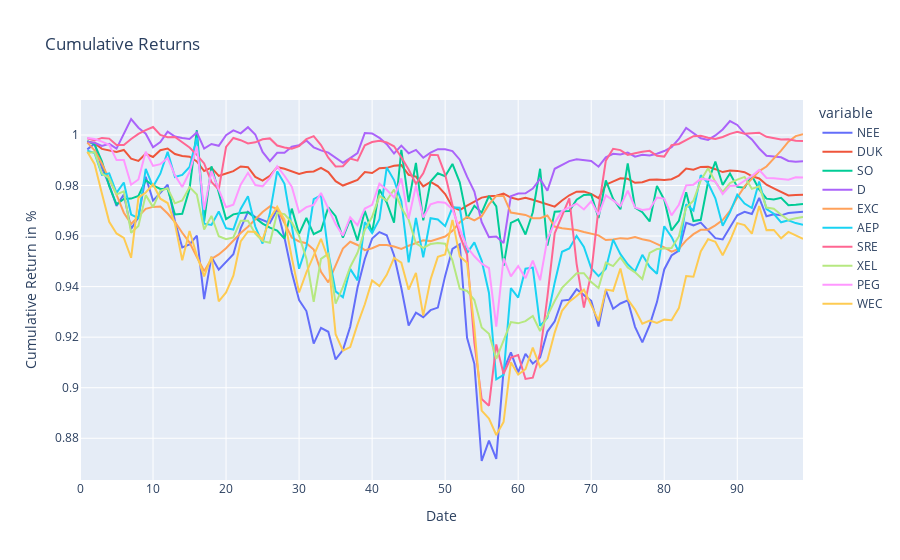

Write notebook code for a chart like this one.
### Code cell
dfNEE = pd.DataFrame(test_resultNEE,
                  columns = ['NEE'])
dfDUK = pd.DataFrame(test_resultDUK,
                  columns = ['DUK'])
dfSO = pd.DataFrame(test_resultSO,
                  columns = ['SO'])
dfD = pd.DataFrame(test_resultD,
                  columns = ['D'])
dfEXC = pd.DataFrame(test_resultEXC,
                  columns = ['EXC'])
dfAEP = pd.DataFrame(test_resultAEP,
                  columns = ['AEP'])
dfSRE = pd.DataFrame(test_resultSRE,
                  columns = ['SRE'])
dfXEL = pd.DataFrame(test_resultXEL,
                  columns = ['XEL'])
dfPEG = pd.DataFrame(test_resultPEG,
                  columns = ['PEG'])
dfWEC = pd.DataFrame(test_resultWEC,
                  columns = ['WEC'])
#---------------------------------------------------------------------------------------------#

TEST_pred3 = pd.concat([dfNEE,dfDUK,dfSO,dfD,dfEXC,dfAEP,dfSRE,dfXEL,dfPEG,dfWEC], axis=1)
#---------------------------------------------------------------------------------------------#

NEE_daily_returns = TEST_pred3['NEE'].pct_change()
DUK_daily_returns = TEST_pred3['DUK'].pct_change()

SO_daily_returns = TEST_pred3['SO'].pct_change()
D_daily_returns = TEST_pred3['D'].pct_change()

EXC_daily_returns = TEST_pred3['EXC'].pct_change()
AEP_daily_returns = TEST_pred3['AEP'].pct_change()

SRE_daily_returns = TEST_pred3['SRE'].pct_change()
XEL_daily_returns = TEST_pred3['XEL'].pct_change()

PEG_daily_returns = TEST_pred3['PEG'].pct_change()
WEC_daily_returns = TEST_pred3['WEC'].pct_change()
#---------------------------------------------------------------------------------------------#
dfNEEreturn = NEE_daily_returns.to_frame()
dfDUKreturn = DUK_daily_returns.to_frame()

dfSOreturn = SO_daily_returns.to_frame()
dfDreturn = D_daily_returns.to_frame()

dfEXCreturn = EXC_daily_returns.to_frame()
dfAEPreturn = AEP_daily_returns.to_frame()

dfSREreturn = SRE_daily_returns.to_frame()
dfXELreturn = XEL_daily_returns.to_frame()

dfPEGreturn = PEG_daily_returns.to_frame()
dfWECreturn = WEC_daily_returns.to_frame()
#---------------------------------------------------------------------------------------------#
TESTDailyReturn_pred3 = pd.concat([dfNEEreturn,
                             dfDUKreturn,
                             dfSOreturn,
                             dfDreturn,
                             dfEXCreturn,
                             dfAEPreturn,
                             dfSREreturn,
                             dfXELreturn,
                             dfPEGreturn,
                             dfWECreturn], axis=1)
#---------------------------------------------------------------------------------------------#


NEE_cum_returns = (NEE_daily_returns + 1).cumprod()
DUK_cum_returns = (DUK_daily_returns + 1).cumprod()

SO_cum_returns = (SO_daily_returns + 1).cumprod()
D_cum_returns = (D_daily_returns + 1).cumprod()

EXC_cum_returns = (EXC_daily_returns + 1).cumprod()
AEP_cum_returns = (AEP_daily_returns + 1).cumprod()

SRE_cum_returns = (SRE_daily_returns + 1).cumprod()
XEL_cum_returns = (XEL_daily_returns + 1).cumprod()

PEG_cum_returns = (PEG_daily_returns + 1).cumprod()
WEC_cum_returns = (WEC_daily_returns + 1).cumprod()
#---------------------------------------------------------------------------------------------#

dfNEECUM = NEE_cum_returns.to_frame()
dfDUKCUM = DUK_cum_returns.to_frame()

dfSOCUM = SO_cum_returns.to_frame()
dfDCUM = D_cum_returns.to_frame()

dfEXCCUM = EXC_cum_returns.to_frame()
dfAEPCUM = AEP_cum_returns.to_frame()

dfSRECUM = SRE_cum_returns.to_frame()
dfXELCUM = XEL_cum_returns.to_frame()

dfPEGCUM = PEG_cum_returns.to_frame()
dfWECCUM = WEC_cum_returns.to_frame()

#---------------------------------------------------------------------------------------------#
TESTCUM_pred3 = pd.concat([dfNEECUM,dfDUKCUM,dfSOCUM,dfDCUM,dfEXCCUM,dfAEPCUM,dfSRECUM,dfXELCUM,dfPEGCUM,dfWECCUM], axis=1)
#---------------------------------------------------------------------------------------------#

atx_comps_returns_pred3 = TESTDailyReturn_pred3
atx_comps_rets_cumprod_pred3 = TESTCUM_pred3

#---------------------------------------------------------------------------------------------#

fig = px.line(atx_comps_rets_cumprod_pred3, x=atx_comps_rets_cumprod_pred3.index, y=atx_comps_rets_cumprod_pred3.columns, title='Cumulative Returns')
######
fig.update_xaxes(title_text='Date')
fig.update_yaxes(title_text='Cumulative Return in %')

fig.show()
#---------------------------------------------------------------------------------------------#


mu = expected_returns.ema_historical_return(atx_comps_returns_pred3, returns_data = True, span = 500)
Sigma = risk_models.exp_cov(atx_comps_returns_pred3, returns_data = True, span = 180)


ret_ef = np.arange(0, mu.max(), 0.01)
vol_ef = []
for i in np.arange(0, mu.max(), 0.01):
    ef_pred3 = EfficientFrontier(mu, Sigma)
    ef_pred3.efficient_return(i)
    vol_ef.append(ef_pred3.portfolio_performance()[1])

ef_pred3 = EfficientFrontier(mu, Sigma)
ef_pred3.min_volatility()
min_vol_ret = ef_pred3.portfolio_performance()[0]
min_vol_vol = ef_pred3.portfolio_performance()[1]

ef_pred3.max_sharpe(risk_free_rate=0.009)
max_sharpe_ret = ef_pred3.portfolio_performance()[0]
max_sharpe_vol = ef_pred3.portfolio_performance()[1]


portfolioREAL_Pred3 = pd.concat([closeNEE,
                   closeDUK,
                   closeSO,
                   closeD,
                   closeEXC,
                   closeAEP,
                   closeSRE,
                   closeXEL,
                   closePEG,
                   closeWEC,
                      ], axis=1)

### Figure 1 — Plotly figure (JSON) as saved in the notebook; plotly's stock layout.template omitted (floating-point values rounded to 4 significant figures)
{"data": [{"hovertemplate": "variable=NEE<br>index=%{x}<br>value=%{y}<extra></extra>", "legendgroup": "NEE", "line": {"color": "#636efa", "dash": "solid"}, "mode": "lines", "name": "NEE", "orientation": "v", "showlegend": true, "type": "scatter", "x": [0, 1, 2, 3, 4, 5, 6, 7, 8, 9, 10, 11, 12, 13, 14, 15, 16, 17, 18, 19, 20, 21, 22, 23, 24, 25, 26, 27, 28, 29, 30, 31, 32, 33, 34, 35, 36, 37, 38, 39, 40, 41, 42, 43, 44, 45, 46, 47, 48, 49, 50, 51, 52, 53, 54, 55, 56, 57, 58, 59, 60, 61, 62, 63, 64, 65, 66, 67, 68, 69, 70, 71, 72, 73, 74, 75, 76, 77, 78, 79, 80, 81, 82, 83, 84, 85, 86, 87, 88, 89, 90, 91, 92, 93, 94, 95, 96, 97, 98, 99], "xaxis": "x", "y": [null, 0.9943, 0.9965, 0.9869, 0.9802, 0.9719, 0.9765, 0.9628, 0.9675, 0.9835, 0.974, 0.9771, 0.9803, 0.9658, 0.9555, 0.9567, 0.9602, 0.9351, 0.9518, 0.9467, 0.9497, 0.9528, 0.9631, 0.9696, 0.9675, 0.9663, 0.9652, 0.9706, 0.9593, 0.9456, 0.9347, 0.9303, 0.9175, 0.9237, 0.9221, 0.9112, 0.9149, 0.9241, 0.9396, 0.951, 0.959, 0.9616, 0.9603, 0.9524, 0.9394, 0.9246, 0.9297, 0.9279, 0.9307, 0.9317, 0.9442, 0.9549, 0.9567, 0.9198, 0.9095, 0.871, 0.8791, 0.8718, 0.907, 0.914, 0.906, 0.9134, 0.9095, 0.912, 0.9222, 0.9263, 0.9345, 0.9348, 0.939, 0.9366, 0.9344, 0.9242, 0.9385, 0.9312, 0.9333, 0.9346, 0.9241, 0.9179, 0.9248, 0.9339, 0.9468, 0.9523, 0.9542, 0.9652, 0.9643, 0.9653, 0.9624, 0.9592, 0.9587, 0.9636, 0.9682, 0.9696, 0.9687, 0.9751, 0.9678, 0.9686, 0.9682, 0.9691, 0.9695, 0.9696], "yaxis": "y"}, {"hovertemplate": "variable=DUK<br>index=%{x}<br>value=%{y}<extra></extra>", "legendgroup": "DUK", "line": {"color": "#EF553B", "dash": "solid"}, "mode": "lines", "name": "DUK", "orientation": "v", "showlegend": true, "type": "scatter", "x": [0, 1, 2, 3, 4, 5, 6, 7, 8, 9, 10, 11, 12, 13, 14, 15, 16, 17, 18, 19, 20, 21, 22, 23, 24, 25, 26, 27, 28, 29, 30, 31, 32, 33, 34, 35, 36, 37, 38, 39, 40, 41, 42, 43, 44, 45, 46, 47, 48, 49, 50, 51, 52, 53, 54, 55, 56, 57, 58, 59, 60, 61, 62, 63, 64, 65, 66, 67, 68, 69, 70, 71, 72, 73, 74, 75, 76, 77, 78, 79, 80, 81, 82, 83, 84, 85, 86, 87, 88, 89, 90, 91, 92, 93, 94, 95, 96, 97, 98, 99], "xaxis": "x", "y": [null, 0.9974, 0.9967, 0.9945, 0.994, 0.9932, 0.9941, 0.9906, 0.9897, 0.9926, 0.9913, 0.994, 0.9946, 0.9924, 0.9916, 0.9914, 0.9895, 0.9857, 0.987, 0.9838, 0.9848, 0.9857, 0.9875, 0.9872, 0.9834, 0.982, 0.9838, 0.9873, 0.9866, 0.9857, 0.9846, 0.9854, 0.9856, 0.987, 0.9853, 0.9817, 0.98, 0.9811, 0.9822, 0.9853, 0.9849, 0.9868, 0.987, 0.9878, 0.9881, 0.9842, 0.9835, 0.9796, 0.9815, 0.9797, 0.9766, 0.9715, 0.9703, 0.972, 0.9736, 0.9752, 0.9758, 0.976, 0.9768, 0.9752, 0.9745, 0.9751, 0.9744, 0.9736, 0.9726, 0.9717, 0.974, 0.9761, 0.9776, 0.9776, 0.9767, 0.975, 0.9803, 0.9817, 0.9828, 0.9826, 0.9811, 0.9813, 0.9823, 0.9824, 0.9822, 0.9825, 0.9839, 0.9867, 0.9862, 0.9873, 0.9874, 0.9865, 0.9853, 0.986, 0.9858, 0.9853, 0.9837, 0.9828, 0.9803, 0.9789, 0.9774, 0.9761, 0.9762, 0.9764], "yaxis": "y"}, {"hovertemplate": "variable=SO<br>index=%{x}<br>value=%{y}<extra></extra>", "legendgroup": "SO", "line": {"color": "#00cc96", "dash": "solid"}, "mode": "lines", "name": "SO", "orientation": "v", "showlegend": true, "type": "scatter", "x": [0, 1, 2, 3, 4, 5, 6, 7, 8, 9, 10, 11, 12, 13, 14, 15, 16, 17, 18, 19, 20, 21, 22, 23, 24, 25, 26, 27, 28, 29, 30, 31, 32, 33, 34, 35, 36, 37, 38, 39, 40, 41, 42, 43, 44, 45, 46, 47, 48, 49, 50, 51, 52, 53, 54, 55, 56, 57, 58, 59, 60, 61, 62, 63, 64, 65, 66, 67, 68, 69, 70, 71, 72, 73, 74, 75, 76, 77, 78, 79, 80, 81, 82, 83, 84, 85, 86, 87, 88, 89, 90, 91, 92, 93, 94, 95, 96, 97, 98, 99], "xaxis": "x", "y": [null, 0.9976, 0.9963, 0.9895, 0.9798, 0.9726, 0.9747, 0.9748, 0.9758, 0.9821, 0.9801, 0.9786, 0.9786, 0.9686, 0.9688, 0.9787, 1.002, 0.9659, 0.9876, 0.9772, 0.9667, 0.9686, 0.9692, 0.9694, 0.9671, 0.9649, 0.9633, 0.9622, 0.959, 0.9709, 0.9609, 0.9671, 0.9607, 0.9622, 0.9713, 0.9679, 0.9593, 0.9667, 0.9582, 0.97, 0.9613, 0.9784, 0.9733, 0.9653, 0.9941, 0.9734, 0.9889, 0.9662, 0.9816, 0.9848, 0.9837, 0.9885, 0.9813, 0.9669, 0.972, 0.9693, 0.9759, 0.9718, 0.9482, 0.9652, 0.9666, 0.9606, 0.9694, 0.9866, 0.9562, 0.9696, 0.9699, 0.9699, 0.9744, 0.9763, 0.9764, 0.9671, 0.9821, 0.9747, 0.9706, 0.9888, 0.9712, 0.9695, 0.9658, 0.9799, 0.9744, 0.9622, 0.966, 0.9774, 0.9659, 0.9664, 0.9814, 0.9895, 0.9802, 0.9847, 0.9794, 0.9791, 0.9838, 0.9785, 0.9748, 0.9744, 0.9751, 0.9722, 0.9724, 0.9727], "yaxis": "y"}, {"hovertemplate": "variable=D<br>index=%{x}<br>value=%{y}<extra></extra>", "legendgroup": "D", "line": {"color": "#ab63fa", "dash": "solid"}, "mode": "lines", "name": "D", "orientation": "v", "showlegend": true, "type": "scatter", "x": [0, 1, 2, 3, 4, 5, 6, 7, 8, 9, 10, 11, 12, 13, 14, 15, 16, 17, 18, 19, 20, 21, 22, 23, 24, 25, 26, 27, 28, 29, 30, 31, 32, 33, 34, 35, 36, 37, 38, 39, 40, 41, 42, 43, 44, 45, 46, 47, 48, 49, 50, 51, 52, 53, 54, 55, 56, 57, 58, 59, 60, 61, 62, 63, 64, 65, 66, 67, 68, 69, 70, 71, 72, 73, 74, 75, 76, 77, 78, 79, 80, 81, 82, 83, 84, 85, 86, 87, 88, 89, 90, 91, 92, 93, 94, 95, 96, 97, 98, 99], "xaxis": "x", "y": [null, 0.9972, 0.9969, 0.9956, 0.9965, 0.9946, 1.0, 1.006, 1.003, 1.001, 0.9951, 0.9972, 1.001, 0.9994, 0.9988, 0.9984, 1.001, 0.9946, 0.9964, 0.9957, 0.9999, 1.002, 1.001, 1.003, 1.0, 0.9933, 0.9897, 0.9929, 0.993, 0.9953, 0.9959, 0.9978, 0.9951, 0.9939, 0.993, 0.991, 0.989, 0.9908, 0.9928, 1.001, 1.001, 0.9989, 0.9963, 0.9927, 0.9958, 0.9927, 0.9941, 0.991, 0.993, 0.9944, 0.9943, 0.9936, 0.9902, 0.9835, 0.9776, 0.9655, 0.9596, 0.9599, 0.9572, 0.9758, 0.9769, 0.9769, 0.9788, 0.9826, 0.9779, 0.9866, 0.9882, 0.9897, 0.9904, 0.99, 0.9897, 0.9874, 0.9911, 0.9926, 0.9923, 0.993, 0.9914, 0.9922, 0.9919, 0.9926, 0.9936, 0.9951, 0.9984, 1.003, 1.001, 0.9987, 0.9981, 0.9998, 1.002, 1.005, 1.004, 1.001, 0.9982, 0.9947, 0.9918, 0.9915, 0.9912, 0.9897, 0.9894, 0.9896], "yaxis": "y"}, {"hovertemplate": "variable=EXC<br>index=%{x}<br>value=%{y}<extra></extra>", "legendgroup": "EXC", "line": {"color": "#FFA15A", "dash": "solid"}, "mode": "lines", "name": "EXC", "orientation": "v", "showlegend": true, "type": "scatter", "x": [0, 1, 2, 3, 4, 5, 6, 7, 8, 9, 10, 11, 12, 13, 14, 15, 16, 17, 18, 19, 20, 21, 22, 23, 24, 25, 26, 27, 28, 29, 30, 31, 32, 33, 34, 35, 36, 37, 38, 39, 40, 41, 42, 43, 44, 45, 46, 47, 48, 49, 50, 51, 52, 53, 54, 55, 56, 57, 58, 59, 60, 61, 62, 63, 64, 65, 66, 67, 68, 69, 70, 71, 72, 73, 74, 75, 76, 77, 78, 79, 80, 81, 82, 83, 84, 85, 86, 87, 88, 89, 90, 91, 92, 93, 94, 95, 96, 97, 98, 99], "xaxis": "x", "y": [null, 0.997, 0.994, 0.9886, 0.9826, 0.9764, 0.9693, 0.9648, 0.9678, 0.9708, 0.9715, 0.9717, 0.9689, 0.9656, 0.9613, 0.9574, 0.9517, 0.9461, 0.951, 0.9527, 0.9552, 0.9582, 0.9612, 0.9637, 0.9664, 0.9695, 0.9717, 0.9708, 0.9652, 0.9594, 0.9579, 0.9572, 0.9547, 0.9459, 0.9416, 0.9484, 0.955, 0.9578, 0.9565, 0.9544, 0.9552, 0.9565, 0.9564, 0.9559, 0.9549, 0.9562, 0.9571, 0.9584, 0.958, 0.9589, 0.9598, 0.9621, 0.9654, 0.9676, 0.9662, 0.9679, 0.9725, 0.9759, 0.9759, 0.9693, 0.9687, 0.9684, 0.9671, 0.9671, 0.9682, 0.9638, 0.9631, 0.9628, 0.9624, 0.9616, 0.9611, 0.9603, 0.9585, 0.9586, 0.9592, 0.9589, 0.9596, 0.9587, 0.9582, 0.9568, 0.9556, 0.9538, 0.9549, 0.9583, 0.9607, 0.9625, 0.9625, 0.9642, 0.9663, 0.97, 0.9753, 0.9797, 0.9827, 0.9857, 0.9875, 0.9906, 0.9938, 0.9974, 0.9995, 1.0], "yaxis": "y"}, {"hovertemplate": "variable=AEP<br>index=%{x}<br>value=%{y}<extra></extra>", "legendgroup": "AEP", "line": {"color": "#19d3f3", "dash": "solid"}, "mode": "lines", "name": "AEP", "orientation": "v", "showlegend": true, "type": "scatter", "x": [0, 1, 2, 3, 4, 5, 6, 7, 8, 9, 10, 11, 12, 13, 14, 15, 16, 17, 18, 19, 20, 21, 22, 23, 24, 25, 26, 27, 28, 29, 30, 31, 32, 33, 34, 35, 36, 37, 38, 39, 40, 41, 42, 43, 44, 45, 46, 47, 48, 49, 50, 51, 52, 53, 54, 55, 56, 57, 58, 59, 60, 61, 62, 63, 64, 65, 66, 67, 68, 69, 70, 71, 72, 73, 74, 75, 76, 77, 78, 79, 80, 81, 82, 83, 84, 85, 86, 87, 88, 89, 90, 91, 92, 93, 94, 95, 96, 97, 98, 99], "xaxis": "x", "y": [null, 0.9938, 0.9928, 0.9842, 0.9848, 0.9771, 0.9812, 0.9685, 0.9671, 0.9866, 0.9795, 0.9847, 0.9933, 0.9833, 0.9842, 0.9873, 0.9989, 0.9649, 0.9644, 0.9697, 0.9631, 0.9626, 0.9707, 0.9758, 0.9638, 0.957, 0.969, 0.9856, 0.9807, 0.9639, 0.9471, 0.9559, 0.9746, 0.9761, 0.9534, 0.9381, 0.9358, 0.947, 0.9425, 0.9655, 0.9612, 0.9667, 0.9871, 0.9822, 0.9738, 0.9496, 0.9672, 0.9515, 0.9671, 0.9666, 0.9639, 0.9713, 0.9712, 0.9533, 0.9575, 0.9503, 0.9375, 0.9033, 0.9051, 0.9394, 0.9357, 0.9471, 0.9475, 0.9245, 0.9277, 0.9416, 0.9538, 0.9551, 0.9601, 0.9557, 0.9473, 0.9441, 0.9471, 0.9586, 0.9529, 0.9488, 0.946, 0.9526, 0.9478, 0.9451, 0.9639, 0.9597, 0.9537, 0.9725, 0.9701, 0.9841, 0.9809, 0.975, 0.9641, 0.9694, 0.9764, 0.9729, 0.9711, 0.9816, 0.9707, 0.9688, 0.9654, 0.9662, 0.9651, 0.9645], "yaxis": "y"}, {"hovertemplate": "variable=SRE<br>index=%{x}<br>value=%{y}<extra></extra>", "legendgroup": "SRE", "line": {"color": "#FF6692", "dash": "solid"}, "mode": "lines", "name": "SRE", "orientation": "v", "showlegend": true, "type": "scatter", "x": [0, 1, 2, 3, 4, 5, 6, 7, 8, 9, 10, 11, 12, 13, 14, 15, 16, 17, 18, 19, 20, 21, 22, 23, 24, 25, 26, 27, 28, 29, 30, 31, 32, 33, 34, 35, 36, 37, 38, 39, 40, 41, 42, 43, 44, 45, 46, 47, 48, 49, 50, 51, 52, 53, 54, 55, 56, 57, 58, 59, 60, 61, 62, 63, 64, 65, 66, 67, 68, 69, 70, 71, 72, 73, 74, 75, 76, 77, 78, 79, 80, 81, 82, 83, 84, 85, 86, 87, 88, 89, 90, 91, 92, 93, 94, 95, 96, 97, 98, 99], "xaxis": "x", "y": [null, 0.9987, 0.9978, 0.9988, 0.9986, 0.996, 0.9961, 0.9984, 1.0, 1.002, 1.003, 1.0, 0.9991, 0.9992, 0.9972, 0.995, 0.9921, 0.9887, 0.9814, 0.9784, 0.9953, 0.9988, 0.9979, 0.9967, 0.9971, 0.9983, 0.9986, 0.9958, 0.9951, 0.9946, 0.9956, 0.9983, 0.9995, 0.996, 0.991, 0.9876, 0.9877, 0.9907, 0.9898, 0.9959, 0.9972, 0.9977, 0.9971, 0.9955, 0.9912, 0.9863, 0.9807, 0.9848, 0.9922, 0.992, 0.9843, 0.9719, 0.9602, 0.9527, 0.9179, 0.8955, 0.8929, 0.9171, 0.9055, 0.9119, 0.913, 0.9035, 0.904, 0.9136, 0.936, 0.9611, 0.9677, 0.9749, 0.949, 0.9317, 0.9452, 0.9708, 0.9898, 0.9945, 0.994, 0.9921, 0.9927, 0.9934, 0.9937, 0.9918, 0.9915, 0.996, 0.9964, 0.998, 0.9995, 0.9997, 0.9989, 0.9984, 0.9992, 1.0, 1.001, 1.0, 1.001, 1.001, 0.9993, 0.9986, 0.9982, 0.9983, 0.9977, 0.9976], "yaxis": "y"}, {"hovertemplate": "variable=XEL<br>index=%{x}<br>value=%{y}<extra></extra>", "legendgroup": "XEL", "line": {"color": "#B6E880", "dash": "solid"}, "mode": "lines", "name": "XEL", "orientation": "v", "showlegend": true, "type": "scatter", "x": [0, 1, 2, 3, 4, 5, 6, 7, 8, 9, 10, 11, 12, 13, 14, 15, 16, 17, 18, 19, 20, 21, 22, 23, 24, 25, 26, 27, 28, 29, 30, 31, 32, 33, 34, 35, 36, 37, 38, 39, 40, 41, 42, 43, 44, 45, 46, 47, 48, 49, 50, 51, 52, 53, 54, 55, 56, 57, 58, 59, 60, 61, 62, 63, 64, 65, 66, 67, 68, 69, 70, 71, 72, 73, 74, 75, 76, 77, 78, 79, 80, 81, 82, 83, 84, 85, 86, 87, 88, 89, 90, 91, 92, 93, 94, 95, 96, 97, 98, 99], "xaxis": "x", "y": [null, 0.9929, 0.9932, 0.9848, 0.9829, 0.9764, 0.9777, 0.9613, 0.9639, 0.9762, 0.9715, 0.9779, 0.9789, 0.973, 0.9741, 0.9794, 0.9765, 0.9626, 0.968, 0.9599, 0.9587, 0.9595, 0.966, 0.9661, 0.9609, 0.958, 0.9574, 0.9692, 0.9687, 0.9654, 0.9601, 0.9511, 0.934, 0.951, 0.953, 0.9333, 0.9398, 0.9478, 0.9534, 0.9624, 0.9676, 0.9759, 0.974, 0.9784, 0.9712, 0.9665, 0.9571, 0.9554, 0.9568, 0.9573, 0.957, 0.9504, 0.9392, 0.9383, 0.9347, 0.9238, 0.9214, 0.9114, 0.9186, 0.926, 0.9255, 0.9263, 0.9284, 0.9224, 0.9284, 0.9343, 0.9395, 0.9422, 0.9453, 0.9453, 0.9418, 0.9395, 0.9494, 0.9481, 0.9516, 0.9475, 0.9457, 0.943, 0.9533, 0.9549, 0.955, 0.9553, 0.9599, 0.9713, 0.974, 0.982, 0.9869, 0.9814, 0.9774, 0.9809, 0.9823, 0.9834, 0.9787, 0.9797, 0.9713, 0.9708, 0.9685, 0.9664, 0.967, 0.9676], "yaxis": "y"}, {"hovertemplate": "variable=PEG<br>index=%{x}<br>value=%{y}<extra></extra>", "legendgroup": "PEG", "line": {"color": "#FF97FF", "dash": "solid"}, "mode": "lines", "name": "PEG", "orientation": "v", "showlegend": true, "type": "scatter", "x": [0, 1, 2, 3, 4, 5, 6, 7, 8, 9, 10, 11, 12, 13, 14, 15, 16, 17, 18, 19, 20, 21, 22, 23, 24, 25, 26, 27, 28, 29, 30, 31, 32, 33, 34, 35, 36, 37, 38, 39, 40, 41, 42, 43, 44, 45, 46, 47, 48, 49, 50, 51, 52, 53, 54, 55, 56, 57, 58, 59, 60, 61, 62, 63, 64, 65, 66, 67, 68, 69, 70, 71, 72, 73, 74, 75, 76, 77, 78, 79, 80, 81, 82, 83, 84, 85, 86, 87, 88, 89, 90, 91, 92, 93, 94, 95, 96, 97, 98, 99], "xaxis": "x", "y": [null, 0.9988, 0.9984, 0.9974, 0.9961, 0.9901, 0.9901, 0.9803, 0.9824, 0.9934, 0.9878, 0.9885, 0.9909, 0.984, 0.9794, 0.9853, 0.9955, 0.9704, 0.9858, 0.9784, 0.9714, 0.9725, 0.9804, 0.985, 0.9802, 0.9797, 0.983, 0.9876, 0.9839, 0.9796, 0.9694, 0.9715, 0.9724, 0.977, 0.9709, 0.9647, 0.9602, 0.9674, 0.9643, 0.9709, 0.9724, 0.9807, 0.9783, 0.9753, 0.9828, 0.9669, 0.9799, 0.9673, 0.9725, 0.9735, 0.9732, 0.9706, 0.9627, 0.9557, 0.952, 0.9491, 0.9473, 0.9242, 0.9512, 0.9441, 0.9481, 0.9434, 0.9503, 0.9425, 0.9588, 0.9653, 0.9699, 0.9712, 0.9728, 0.9705, 0.9738, 0.9684, 0.9761, 0.9741, 0.9719, 0.9779, 0.9714, 0.9703, 0.9707, 0.9753, 0.9748, 0.9682, 0.9724, 0.9801, 0.9803, 0.9826, 0.9824, 0.9815, 0.9766, 0.9798, 0.98, 0.9819, 0.9838, 0.9862, 0.983, 0.9828, 0.9825, 0.9823, 0.9833, 0.9831], "yaxis": "y"}, {"hovertemplate": "variable=WEC<br>index=%{x}<br>value=%{y}<extra></extra>", "legendgroup": "WEC", "line": {"color": "#FECB52", "dash": "solid"}, "mode": "lines", "name": "WEC", "orientation": "v", "showlegend": true, "type": "scatter", "x": [0, 1, 2, 3, 4, 5, 6, 7, 8, 9, 10, 11, 12, 13, 14, 15, 16, 17, 18, 19, 20, 21, 22, 23, 24, 25, 26, 27, 28, 29, 30, 31, 32, 33, 34, 35, 36, 37, 38, 39, 40, 41, 42, 43, 44, 45, 46, 47, 48, 49, 50, 51, 52, 53, 54, 55, 56, 57, 58, 59, 60, 61, 62, 63, 64, 65, 66, 67, 68, 69, 70, 71, 72, 73, 74, 75, 76, 77, 78, 79, 80, 81, 82, 83, 84, 85, 86, 87, 88, 89, 90, 91, 92, 93, 94, 95, 96, 97, 98, 99], "xaxis": "x", "y": [null, 0.9934, 0.9884, 0.9768, 0.9656, 0.9611, 0.9593, 0.9514, 0.9752, 0.9772, 0.9805, 0.9748, 0.9731, 0.9649, 0.9504, 0.962, 0.9523, 0.944, 0.9518, 0.9341, 0.9377, 0.9443, 0.9578, 0.9618, 0.9617, 0.9586, 0.967, 0.9716, 0.9666, 0.9515, 0.9377, 0.9456, 0.9523, 0.9589, 0.9509, 0.9212, 0.9147, 0.9161, 0.9251, 0.933, 0.9424, 0.9402, 0.9446, 0.9513, 0.9495, 0.9388, 0.9455, 0.9285, 0.9428, 0.9518, 0.9528, 0.9664, 0.952, 0.9494, 0.9239, 0.8909, 0.8878, 0.8813, 0.8864, 0.9101, 0.9052, 0.9073, 0.9159, 0.9082, 0.9108, 0.9218, 0.9304, 0.9341, 0.9363, 0.9388, 0.9326, 0.9265, 0.9388, 0.9384, 0.9472, 0.935, 0.9309, 0.9253, 0.9266, 0.9257, 0.9269, 0.9267, 0.9315, 0.9442, 0.9439, 0.9539, 0.9588, 0.9578, 0.9524, 0.9581, 0.9651, 0.9644, 0.9609, 0.9719, 0.9624, 0.9624, 0.9591, 0.9616, 0.9603, 0.9589], "yaxis": "y"}], "layout": {"legend": {"title": {"text": "variable"}, "tracegroupgap": 0}, "title": {"text": "Cumulative Returns"}, "xaxis": {"anchor": "y", "domain": [0, 1], "title": {"text": "Date"}}, "yaxis": {"anchor": "x", "domain": [0, 1], "title": {"text": "Cumulative Return in %"}}}}
